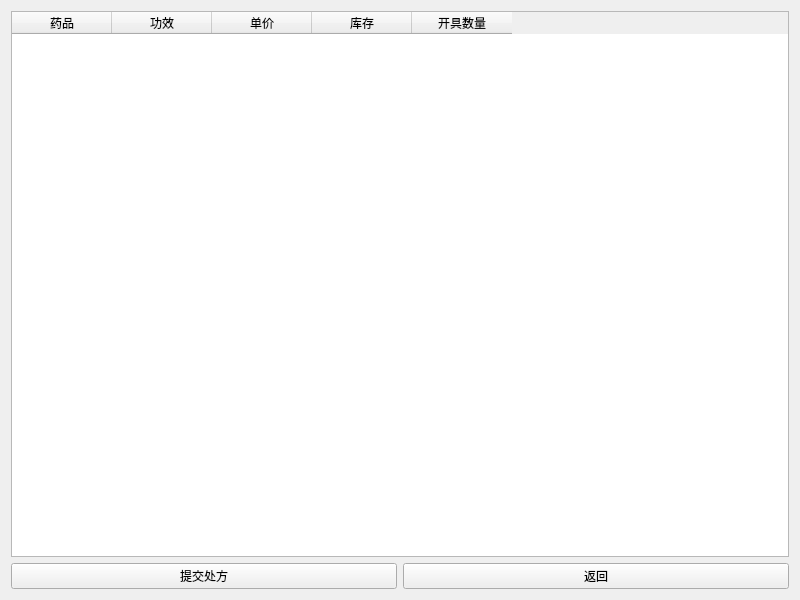
<?xml version="1.0" encoding="UTF-8"?>
<ui version="4.0">
 <class>PrescribeWindow</class>
 <widget class="QWidget" name="PrescribeWindow">
  <property name="geometry">
   <rect>
    <x>0</x>
    <y>0</y>
    <width>800</width>
    <height>600</height>
   </rect>
  </property>
  <property name="windowTitle">
   <string>开具处方</string>
  </property>
  <layout class="QGridLayout" name="gridLayout_2">
   <item row="0" column="0">
    <layout class="QGridLayout" name="gridLayout">
     <item row="0" column="0" colspan="2">
      <widget class="QTableWidget" name="MedicineTable">
       <property name="editTriggers">
        <set>QAbstractItemView::EditTrigger::NoEditTriggers</set>
       </property>
       <property name="alternatingRowColors">
        <bool>true</bool>
       </property>
       <column>
        <property name="text">
         <string>药品</string>
        </property>
       </column>
       <column>
        <property name="text">
         <string>功效</string>
        </property>
       </column>
       <column>
        <property name="text">
         <string>单价</string>
        </property>
       </column>
       <column>
        <property name="text">
         <string>库存</string>
        </property>
       </column>
       <column>
        <property name="text">
         <string>开具数量</string>
        </property>
       </column>
      </widget>
     </item>
     <item row="1" column="0">
      <widget class="QPushButton" name="SubmitButton">
       <property name="text">
        <string>提交处方</string>
       </property>
      </widget>
     </item>
     <item row="1" column="1">
      <widget class="QPushButton" name="BackButton">
       <property name="text">
        <string>返回</string>
       </property>
      </widget>
     </item>
    </layout>
   </item>
  </layout>
 </widget>
 <resources/>
 <connections/>
</ui>
